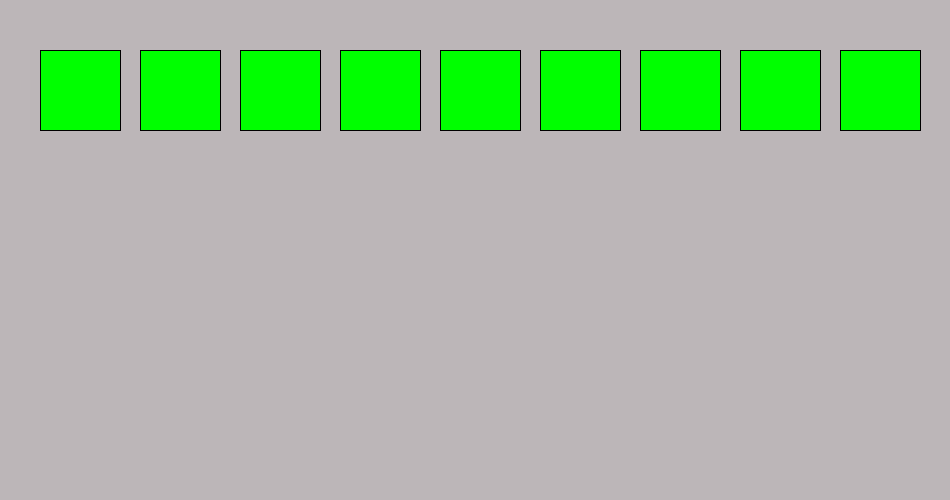
Frame 1 (no input)
Frame 60 (the mouse pressed at the canvas centre just before this capture): identical to frame 1, image omitted
Frame 120 (the mouse held since frame 60 and released just before this capture): identical to frame 1, image omitted

The Processing sketch that drew this single still picture (run headless with seeded random() and noise(); from frame 60 on, the mouse is pressed at the canvas centre):

// Processing sketch: rectloop
// ── rectloop.pde
void setup () {
  
    background(#BCB6B8);
    size(950,500);
    
}

void draw () {
    
  for (int i=0; i<9; i++) {
  
      fill(0,255,0);
      rect(40 + i*100, 50, 80,80);  
      println(i);
  }
}
